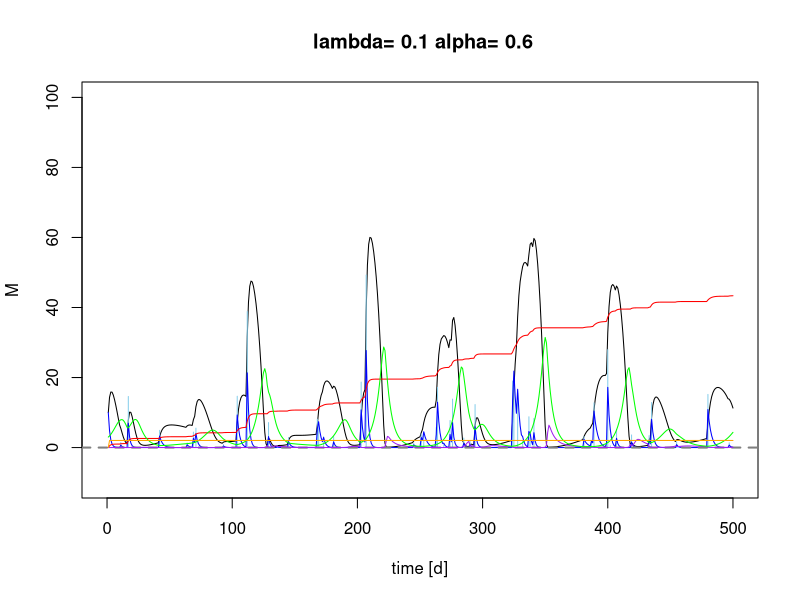
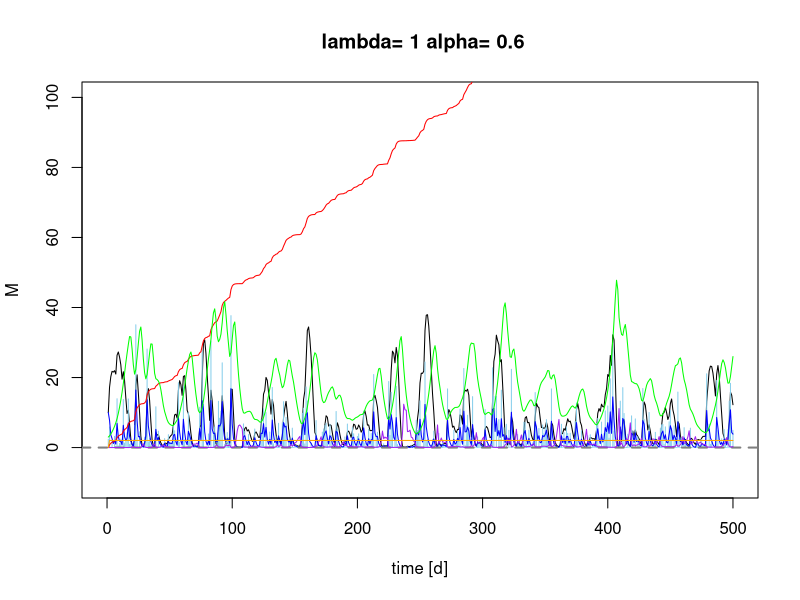
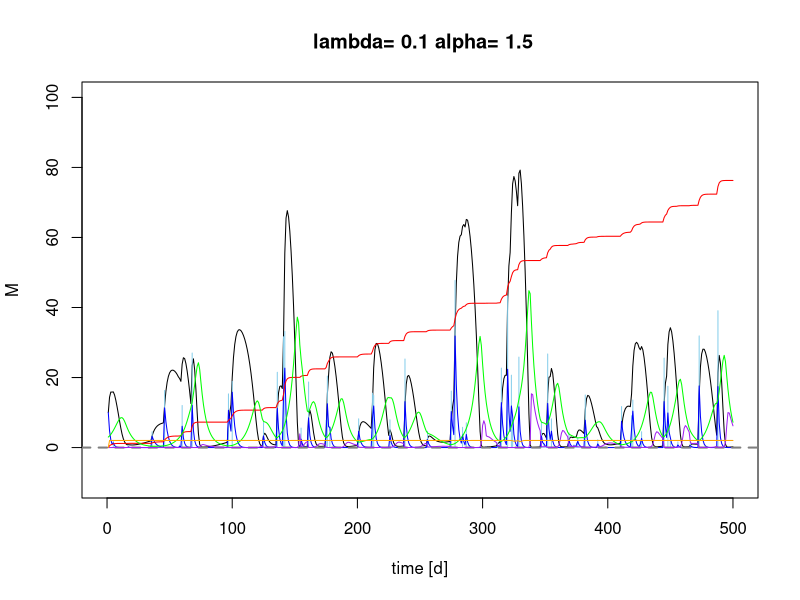
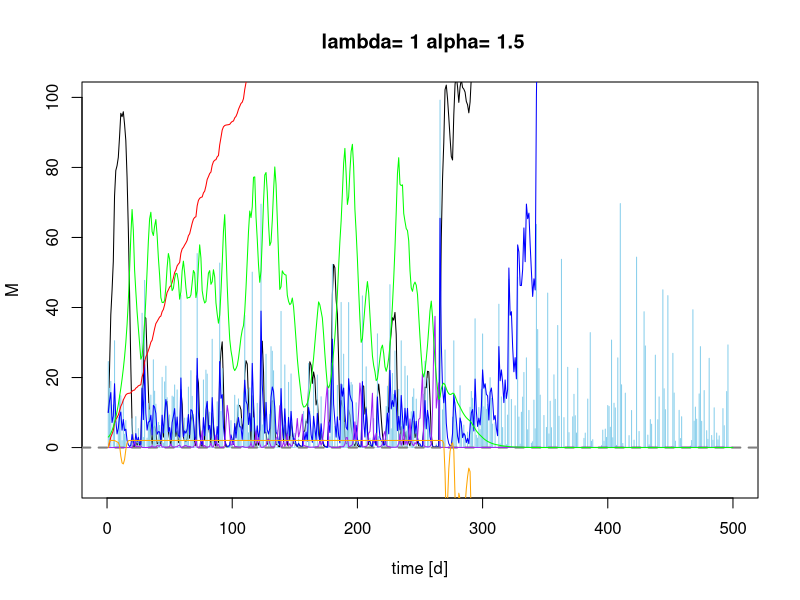
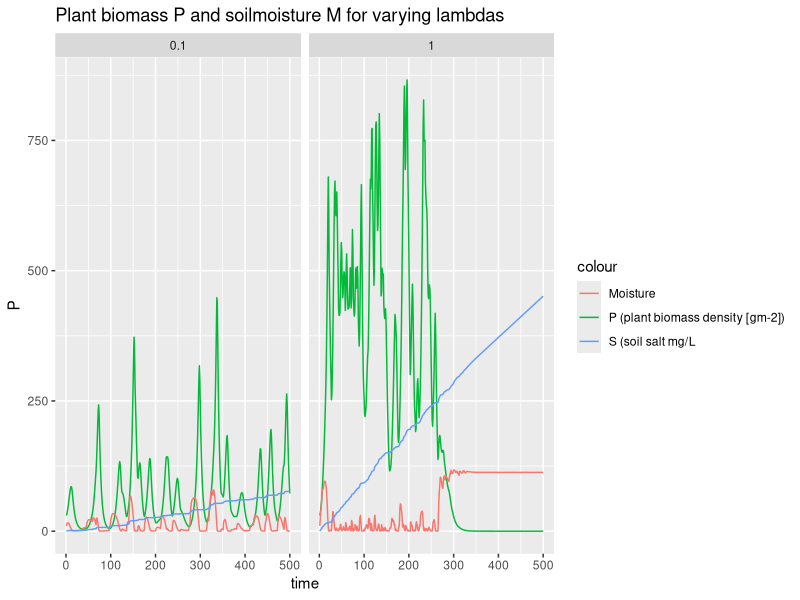
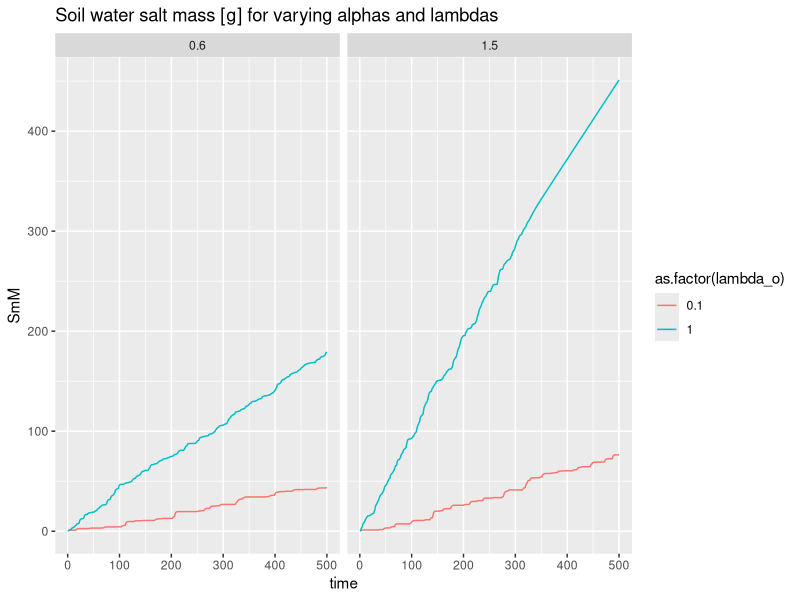
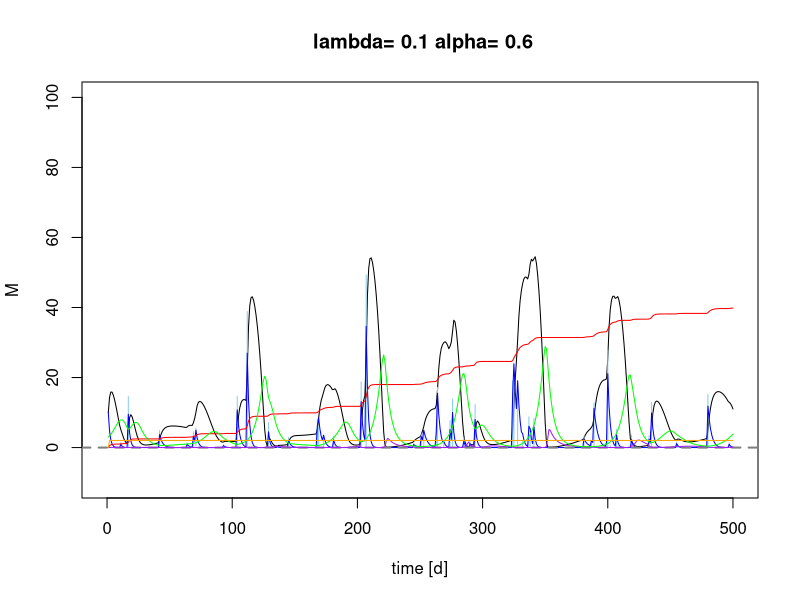
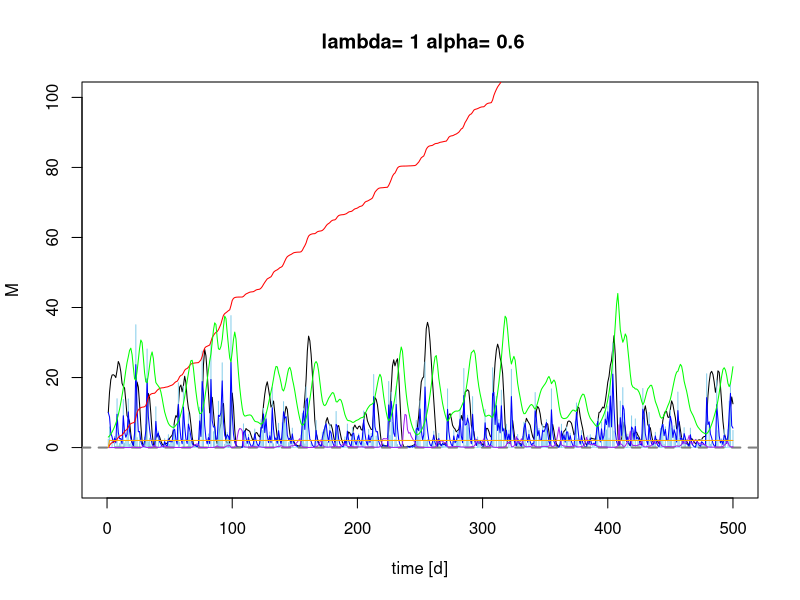

Reproduce these figures in R, in order.
## ---- chunk 1

 # Sandy Clay Loam
    n<-0.367 # porosity
    # more soil variables for evaporation & losses
    # Hydraulic conductivity
    K_s<-52.08*10 # mm/day
    # campbell's b
    b<-6.4069 # neurotheta sandy clay loam
    # van Genuchten parameters
#     avg <- 0.0521
#     nvg <- 1.237
    s_fc<-0.2677/n # Field capacity
    # This is the bubbling pressure
    psi_s_bar<--1.2E-3 #
 
   h1bar =  -psi_s_bar 
   hb = psi_s_bar*-10^5 # mm
 

  Z =3000 # [mm] actual groundwater depth 

# parameters describing the soil
  soilpar <- list(b = b, n = n, s_fc = s_fc, K_s = K_s, 
                psi_s_bar = psi_s_bar, h1bar = h1bar, hb = hb)
    #................................................
    # Vegetation 1 (Grass)
    # paspalum secateum F-I and R-I, 2004

    Zr = 400 # soil depth (mm)   Check Also Table 2...Fernandez-Illescas and Rodriguez-Iturbe...2001


 # parameters describing the root zone   
  vegpar <- list(Zr = Zr)


# parameters describing plant dynamics and salt features

  alpha_i=1 #maximum infiltration rate per day (K_s and therefore soil type dependency in balances function code)

  k=12 # Saco et al, 2013
  W0=0.2 # Saco et al, 2013
  gmax=0.05 # Saco et al, 2013
  k1=5 # Saco et al, 2013
  c=10  # Saco et al, 2013
  f= 1  # f is the soil salt leaching efficiency (whether some salt is retained)
  ConcConst = 0.1 # ConcConst is the concentration of the salt in the infiltrating water in g/l
  CM.gw = 0.1 # salt concentration in groundwater
  d=0.24 # fraction of plant mortality
  
  par <- list(alpha_i=alpha_i,k=k, W0=W0, gmax=gmax, k1=k1, c=c, f=f, ConcConst=ConcConst, CM.gw= CM.gw, d=d)
## ---- chunk 2
Infil <- function(h,P, par){
  
  I=par$alpha_i*h*(P+par$k*par$W0)/(P+par$k)
  
  return (I)
}
## ---- chunk 3

WU <- function(M,P,par){ 
# using Svir in here means scaling Svir back to M, easier to do at Svir in balances  
#  WU=par$gmax*((M*(1+Svir))/(((M*(1+Svir))+par$k1)))*P 
  WU=par$gmax*(M/((M+par$k1)))*P 
  
  return(WU)
}
## ---- chunk 4
#******************************************
# based on Salvucci, 1993
L_n <- function(M,Z,soilpar,vegpar) {
   Zr <- vegpar$Zr
   hb <- - soilpar$psi_s_bar*10^5 # (mm?)
   #soilpar$s_fc <- (Z/hb)^(-1/soilpar$b)
   
   s=M/(soilpar$n*vegpar$Zr)
  
   psi = hb*s^-soilpar$b
 
   m=2 + 3/soilpar$b#5.64  # in Salvucci's paper it is called n, but I called it m here to not confuse it with porosity


q <-((Z/hb)^(-m)-(psi/hb)^(-m))/(1+(psi/hb)^(-m)+(m-1)*(Z/hb)^(-m))#/(soilpar$n*Zr) # 

# Mass flux

flux <- soilpar$K_s*q

return(flux)
}



## ---- chunk 5
Precip <- function(time,alpha,lambda,delta) {
  # generate a vector of times between rainfall events > delta
  f_P<-floor(rexp(time,lambda*exp(-delta/alpha))) # vector of times between rainfall occurrences (equation 4 & 8)
  # generate a binary vector from this (impulse function)
  binary.vec <- unlist(lapply(1:time,function(i) c(rep(0,f_P[i]),1)))
  R <- rexp(length(binary.vec),1/alpha)*binary.vec 
  return(R[1:time])
}
## ---- chunk 6

Gr <- function(M,P,par) { 
  
  Gr = par$c*WU(M,P,par)
  
  return(Gr)
}
## ---- chunk 7
Mo <- function(P,M,Svir,par) {
  # needs to be M/Svir because both are "large" numbers
  # you want a number ~1 for multiplication, or <0.1 for addition
  Mo = P*(par$d*(M/Svir))
  
  return(Mo)

}
## ---- chunk 8
balances <- function(Rain, par, plotit=T,
                      soilpar,
                      vegpar){
   

  
# Storage vectors for the daily steps are initialized.

   M <- rep(0,length(Rain)) # soil moisture [mm]
   h <- rep(0,length(Rain)) # infiltration depth [mm]
   P <- rep(0,length(Rain)) #biomass density []
   CM<- rep(0,length(Rain)) # Salt concentration in soil water in g/L or g/mm
   SmI<- rep(0,length(Rain)) # Salt mass in infiltrating water [g]
   SmM <- rep(0,length(Rain)) # Salt mass in soil water [g]
   In <- rep(0,length(Rain)) # infiltration [mm]

   Svir <- rep(0,length(Rain)) # virtual saturation
   flux<- rep(0,length(Rain)) # drainage and capillary rise flux, according to sign



# Initial values to start the simulation.

   
   M[1] <- 10
   h[1] <- 10 
   P[1] <- 30
   CM[1]<- 0
   Svir[1] <- M[1]



# We decided to split the numerical calculations for the daily into 12 substeps.

   deltat <- 12 # split in 12 increments

  
# Storage vectors for the substeps are initialized.

   M_sub <- rep(0,deltat)
   h_sub <- rep(0,deltat)
   I_sub <- rep(0,deltat)
   WU_sub <-rep(0,deltat) # Water uptake in mm
   P_sub <- rep(0,deltat) 
   Gr_sub <- rep(0,deltat) # Growth of biomass
   Mo_sub<- rep(0,deltat) # Mortality of biomass
   SmI_sub <- rep(0,deltat) 
   SmM_sub<- rep(0,deltat) 
   CM_sub<- rep(0,deltat) 
  Svir_sub <- rep(0,deltat) # virtual saturation

   flux_sub<-rep(0,deltat) # calculates leakage loss without evaporation loss

   U_salt <-rep(0,deltat) # Salt mass rising
   L_salt <-rep(0,deltat) # salt mass drained


  
   timeincr= 1/deltat
   
  for (t in 2:length(Rain)){
    
    for (tt in 1:(deltat-1)) {
      
      h.old <- ifelse(tt==1,h[t-1],h_sub[tt])
      P.old <- ifelse(tt==1,P[t-1],P_sub[tt])
      M.old <- ifelse(tt==1,M[t-1],M_sub[tt])
      SmI.old <-ifelse(tt==1,SmI[t-1],SmI_sub[tt])
      CM.old <-ifelse(tt==1,CM[t-1],CM_sub[tt])
      Svir.old <-ifelse(tt==1,Svir[t-1],Svir_sub[tt])


  # Balance for water depth on soil
  h_sub[tt+1] <- h.old + ifelse(tt==1,(10*Rain[t]),0) 
      #- Infil(h.old, P.old,par)*timeincr

  # Infiltration
  par$alpha_i <- ifelse(h_sub[tt+1]<soilpar$K_s*timeincr, 1,
                      (1-(h_sub[tt+1]-soilpar$K_s*timeincr)/h_sub[tt+1]))
  # Calculate infiltration and recalculate h_sub   
  I_sub[tt] <- Infil(h.old, P.old,par)*timeincr
  h_sub[tt+1] <- h_sub[tt+1] - I_sub[tt] 

# Now do all plant uptake and growth
# water uptake by plants: include infiltration in available water

      WU_sub[tt] <- WU(M=Svir.old,P.old,par)*timeincr 
      
      # growth rate
      Gr_sub[tt] <- Gr(M=Svir.old, P.old,par)*timeincr 
      # Mortality
      Mo_sub[tt]<- Mo(P.old,M=M.old, Svir=Svir.old, par)*timeincr
      # calculate plant biomass balance
      P_sub[tt + 1] <- P.old + Gr_sub[tt]- Mo_sub[tt] 

 # 1. Update soil moisture with infiltration
      M_sub[tt + 1] <- M.old + I_sub[tt] - WU_sub[tt]      
      
 # 2. calculate leaching and capillary rise amount
  flux_sub[tt+1]<-do.call(L_n,list(M=M_sub[tt+1],Z=Z,soilpar=soilpar,vegpar=vegpar))

# 3. final adjust soil moisture for leaching or capillary rise
 
   M_sub[tt + 1] <-  M_sub[tt + 1] + flux_sub[tt+1]*timeincr


# calculate saltbalance

# Salt leaching
    L_salt[tt+1] <- ifelse(flux_sub[tt+1]<0,
                           par$f*CM_sub[tt+1]*flux_sub[tt+1]*timeincr,0)
    # leaching of salt

# salt upflow
    U_salt[tt+1] <- ifelse(flux_sub[tt+1]>0, 
                           par$CM.gw*flux_sub[tt+1]*timeincr,0) 
    # rise of salt

# salt mass coming in with infiltration
      SmI_sub[tt+1]<- SmI.old + I_sub[tt]*par$ConcConst 

#salt mass in soil
     SmM_sub[tt+1] <- SmI_sub[tt+1] + U_salt[tt+1] - L_salt[tt+1]
# Calculate salt concentration in the soil
   CM_sub[tt+1]<- (SmM_sub[tt+1]/M_sub[tt+1])*(1/58.44) # 
    
# Virtual saturation (Shah et al., 2012), here in [mm] to be in the same unit as M
    Svir_sub[tt + 1]<-soilpar$n*vegpar$Zr*((soilpar$h1bar*10^-1)^(1/soilpar$b))*
                     ((soilpar$h1bar*10^-1)*(M_sub[tt + 1]/
                       (soilpar$n*vegpar$Zr))^(-soilpar$b)
                       +(3.6*CM_sub[tt + 1]))^(-1/soilpar$b)

    } 
  
# Aggregating the substep results to daily values.

    P[t] = P_sub[deltat]
    M[t] = M_sub[deltat]
    h[t] = h_sub[deltat]
    CM[t] = CM_sub[deltat]
    SmM[t] = SmM_sub[deltat] 
    SmI[t]=SmI_sub[deltat]
    In[t]= sum(I_sub)
    flux[t] = sum(flux_sub)
    Svir[t] = Svir_sub[deltat]

}


# Plotting
 
if (plotit==T) {  
  plot(M, type="l",ylim=c(-10,100),xlim=c(0,time),xlab=("time [d]"), main=paste(" lambda=", lambda[j],"alpha=", alpha[i]))
  points(Rain*10, type="h", col="skyblue")
   
    lines(h,type="l", col="blue")
    abline(h=0, col="Gray50",lwd=2,lty=2)

    lines(SmM,type="l", col="red")
    lines(CM,type="l", col="purple")
    lines(P/10,type="l", col="green")
    lines(flux,type="l", col="orange")
  
 
#  legend("topright", title="Variables",cex=1, pt.cex=0.2, c("Moisture [mm]","Rainfall [mm]*10","overland flow depth[mm] ","salt mass in soil water [g]", "salt concentration in soil water [g/l]", "Plant biomass density [g/m^2]/10"),
#          col=c("black","skyblue","blue","red","purple","green"),lty=1)
#  
}

Out <- data.frame(P=P,M=M,h=h, CM=CM, SmM=SmM, In=In, flux=flux, Svir=Svir)
return(Out)
}
## ---- chunk 9
alpha <- c(0.6,1.5) 
lambda <- c(0.1,1)

Store <- list()
sub_store <- list()
time <- 500
delta <- 0
set.seed(1000)
## ---- chunk 10
#source("Rainfall.R")


for (i in 1:length(alpha)) {
  
for (j in 1:length(lambda)) {
    # generate the rainfall
    Rain <- Precip(time,alpha[i],lambda[j],delta)
    Rainlist <- data.frame(Precip(time,alpha[i],lambda[j],delta)) 
    
    sub_store[[j]] <-data.frame(alpha_o=rep(alpha[i],time),
                                lambda_o=rep(lambda[j],time),
                                balances(Rain,plotit=T, par=par,
                                soilpar, vegpar))
  }
  Store[[i]] <- sub_store
}
## ---- chunk 11
require(ggplot2)
lambda_sum <- do.call(rbind,Store[][[2]])
lambda_sum$time <- rep(1:time,length(lambda))

pl <- ggplot(lambda_sum,aes(x=time,y=P, colour="P (plant biomass density [gm-2])")) + geom_line()
pl  <- pl + geom_line(aes(x=time,y=M, colour="Moisture"))  
pl <- pl +  facet_wrap(~lambda_o)   
pl  + ggtitle("Plant biomass P and soilmoisture M for varying lambdas") +  geom_line(aes(x=time, y=SmM, colour= "S (soil salt mg/L")) + theme(plot.title = element_text(lineheight=.4))
## ---- chunk 12
lambda_sum_all <- do.call(rbind,do.call(rbind,Store))
lambda_sum_all$time <- rep(rep(1:time,length(lambda)),length(alpha))


pa <- ggplot(lambda_sum_all,aes(x=time,y=SmM,col=as.factor(lambda_o))) + geom_line(linetype=1) 
# pa <- pa + + scale_color_gradient(low="blue", high="red")
pa <- pa  + facet_wrap(~alpha_o) + ggtitle("Soil water salt mass [g] for varying alphas and lambdas") + theme(plot.title = element_text(lineheight=.4))
pa  
## ---- chunk 13
baseP<- lambda_sum$P
baseM <-lambda_sum$M
baseSmM<-lambda_sum$SmM
baseCM<-lambda_sum$CM
## ---- chunk 14

 # Sandy Clay Loam
    n<-0.367 # porosity
    # more soil variables for evaporation & losses
    # Hydraulic conductivity
    K_s<-52.08*10 # mm/day
    # campbell's b
    b<-6.4069 # neurotheta sandy clay loam
    # van Genuchten parameters
#     avg <- 0.0521
#     nvg <- 1.237
    s_fc<-0.2677/n # Field capacity
    # This is the bubbling pressure
    psi_s_bar<--1.2E-3 #
 
   h1bar =  -psi_s_bar 
   hb = psi_s_bar*-10^5 # mm
 

  Z =3000 # [mm] actual groundwater depth 

# parameters describing the soil
  soilpar <- list(b = b, n = n, s_fc = s_fc, K_s = K_s, 
                psi_s_bar = psi_s_bar, h1bar = h1bar, hb = hb)
    #................................................
    # Vegetation 1 (Grass)
    # paspalum secateum F-I and R-I, 2004

    Zr = 400 # soil depth (mm)   Check Also Table 2...Fernandez-Illescas and Rodriguez-Iturbe...2001


 # parameters describing the root zone   
  vegpar <- list(Zr = Zr)


# parameters describing plant dynamics and salt features

  alpha_i=1 #maximum infiltration rate per day (K_s and therefore soil type dependency in balances function code)

  k=12 # Saco et al, 2013
  W0=0.2 # Saco et al, 2013
  gmax=0.05 # Saco et al, 2013
  k1=5 # Saco et al, 2013
  c=10  # Saco et al, 2013
  f= 1  # f is the soil salt leaching efficiency (whether some salt is retained)
  ConcConst = 0.1 # ConcConst is the concentration of the salt in the infiltrating water in g/l
  CM.gw = 0.1 # salt concentration in groundwater
  d=0.24 # fraction of plant mortality
  
  par <- list(alpha_i=alpha_i,k=k, W0=W0, gmax=gmax, k1=k1, c=c, f=f, ConcConst=ConcConst, CM.gw= CM.gw, d=d)
## ---- chunk 15
Infil <- function(h,P, par){
  
  I=par$alpha_i*h*(P+par$k*par$W0)/(P+par$k)
  
  return (I)
}
## ---- chunk 16

WU <- function(M,P,par){ 
# using Svir in here means scaling Svir back to M, easier to do at Svir in balances  
#  WU=par$gmax*((M*(1+Svir))/(((M*(1+Svir))+par$k1)))*P 
  WU=par$gmax*(M/((M+par$k1)))*P 
  
  return(WU)
}
## ---- chunk 17
#******************************************
# based on Salvucci, 1993
L_n <- function(M,Z,soilpar,vegpar) {
   Zr <- vegpar$Zr
   hb <- - soilpar$psi_s_bar*10^5 # (mm?)
   #soilpar$s_fc <- (Z/hb)^(-1/soilpar$b)
   
   s=M/(soilpar$n*vegpar$Zr)
  
   psi = hb*s^-soilpar$b
 
   m=2 + 3/soilpar$b#5.64  # in Salvucci's paper it is called n, but I called it m here to not confuse it with porosity


q <-((Z/hb)^(-m)-(psi/hb)^(-m))/(1+(psi/hb)^(-m)+(m-1)*(Z/hb)^(-m))#/(soilpar$n*Zr) # 

# Mass flux

flux <- soilpar$K_s*q

return(flux)
}



## ---- chunk 18
Precip <- function(time,alpha,lambda,delta) {
  # generate a vector of times between rainfall events > delta
  f_P<-floor(rexp(time,lambda*exp(-delta/alpha))) # vector of times between rainfall occurrences (equation 4 & 8)
  # generate a binary vector from this (impulse function)
  binary.vec <- unlist(lapply(1:time,function(i) c(rep(0,f_P[i]),1)))
  R <- rexp(length(binary.vec),1/alpha)*binary.vec 
  return(R[1:time])
}
## ---- chunk 19

Gr <- function(M,P,par) { 
  
  Gr = par$c*WU(M,P,par)
  
  return(Gr)
}
## ---- chunk 20
Mo <- function(P,M,Svir,par) {
  # needs to be M/Svir because both are "large" numbers
  # you want a number ~1 for multiplication, or <0.1 for addition
  Mo = P*(par$d*(M/Svir))
  
  return(Mo)

}
## ---- chunk 21
balances <- function(Rain, par, plotit=T,
                      soilpar,
                      vegpar){
   

  
# Storage vectors for the daily steps are initialized.

   M <- rep(0,length(Rain)) # soil moisture [mm]
   h <- rep(0,length(Rain)) # infiltration depth [mm]
   P <- rep(0,length(Rain)) #biomass density []
   CM<- rep(0,length(Rain)) # Salt concentration in soil water in g/L or g/mm
   SmI<- rep(0,length(Rain)) # Salt mass in infiltrating water [g]
   SmM <- rep(0,length(Rain)) # Salt mass in soil water [g]
   In <- rep(0,length(Rain)) # infiltration [mm]

   Svir <- rep(0,length(Rain)) # virtual saturation
   flux<- rep(0,length(Rain)) # drainage and capillary rise flux, according to sign



# Initial values to start the simulation.

   
   M[1] <- 10
   h[1] <- 10 
   P[1] <- 30
   CM[1]<- 0
   Svir[1] <- M[1]



# We decided to split the numerical calculations for the daily into 12 substeps.

   deltat <- 12 # split in 12 increments

  
# Storage vectors for the substeps are initialized.

   M_sub <- rep(0,deltat)
   h_sub <- rep(0,deltat)
   I_sub <- rep(0,deltat)
   WU_sub <-rep(0,deltat) # Water uptake in mm
   P_sub <- rep(0,deltat) 
   Gr_sub <- rep(0,deltat) # Growth of biomass
   Mo_sub<- rep(0,deltat) # Mortality of biomass
   SmI_sub <- rep(0,deltat) 
   SmM_sub<- rep(0,deltat) 
   CM_sub<- rep(0,deltat) 
  Svir_sub <- rep(0,deltat) # virtual saturation

   flux_sub<-rep(0,deltat) # calculates leakage loss without evaporation loss

   U_salt <-rep(0,deltat) # Salt mass rising
   L_salt <-rep(0,deltat) # salt mass drained


  
   timeincr= 1/deltat
   
  for (t in 2:length(Rain)){
    
    for (tt in 1:(deltat-1)) {
      
      h.old <- ifelse(tt==1,h[t-1],h_sub[tt])
      P.old <- ifelse(tt==1,P[t-1],P_sub[tt])
      M.old <- ifelse(tt==1,M[t-1],M_sub[tt])
      SmI.old <-ifelse(tt==1,SmI[t-1],SmI_sub[tt])
      CM.old <-ifelse(tt==1,CM[t-1],CM_sub[tt])
      Svir.old <-ifelse(tt==1,Svir[t-1],Svir_sub[tt])


  # Balance for water depth on soil
#   h_sub[tt+1] <- h.old + ifelse(tt==1,(10*Rain[t]),0) 
      #- Infil(h.old, P.old,par)*timeincr
  
    h_sub[tt+1] <- h.old + (10*Rain[t]*timeincr)


# + 10*Ran[t]*timeincr as a first test
# ifelse(tt==6,....) and ifelse(tt==12,...)
# the last one could be a rainstorm distribution


  # Infiltration
  par$alpha_i <- ifelse(h_sub[tt+1]<soilpar$K_s*timeincr, 1,
                      (1-(h_sub[tt+1]-soilpar$K_s*timeincr)/h_sub[tt+1]))
  # Calculate infiltration and recalculate h_sub   
  I_sub[tt] <- Infil(h.old, P.old,par)*timeincr
  h_sub[tt+1] <- h_sub[tt+1] - I_sub[tt] 

# Now do all plant uptake and growth
# water uptake by plants: include infiltration in available water

      WU_sub[tt] <- WU(M=Svir.old,P.old,par)*timeincr 
      
      # growth rate
      Gr_sub[tt] <- Gr(M=Svir.old, P.old,par)*timeincr 
      # Mortality
      Mo_sub[tt]<- Mo(P.old,M=M.old, Svir=Svir.old, par)*timeincr
      # calculate plant biomass balance
      P_sub[tt + 1] <- P.old + Gr_sub[tt]- Mo_sub[tt] 

 # 1. Update soil moisture with infiltration
      M_sub[tt + 1] <- M.old + I_sub[tt] - WU_sub[tt]      
      
 # 2. calculate leaching and capillary rise amount
  flux_sub[tt+1]<-do.call(L_n,list(M=M_sub[tt+1],Z=Z,soilpar=soilpar,vegpar=vegpar))

# 3. final adjust soil moisture for leaching or capillary rise
 
   M_sub[tt + 1] <-  M_sub[tt + 1] + flux_sub[tt+1]*timeincr


# calculate saltbalance

# Salt leaching
    L_salt[tt+1] <- ifelse(flux_sub[tt+1]<0,
                           par$f*CM_sub[tt+1]*flux_sub[tt+1]*timeincr,0)
    # leaching of salt

# salt upflow
    U_salt[tt+1] <- ifelse(flux_sub[tt+1]>0, 
                           par$CM.gw*flux_sub[tt+1]*timeincr,0) 
    # rise of salt

# salt mass coming in with infiltration
      SmI_sub[tt+1]<- SmI.old + I_sub[tt]*par$ConcConst 

#salt mass in soil
     SmM_sub[tt+1] <- SmI_sub[tt+1] + U_salt[tt+1] - L_salt[tt+1]
# Calculate salt concentration in the soil
   CM_sub[tt+1]<- (SmM_sub[tt+1]/M_sub[tt+1])*(1/58.44) # 
    
# Virtual saturation (Shah et al., 2012), here in [mm] to be in the same unit as M
    Svir_sub[tt + 1]<-soilpar$n*vegpar$Zr*((soilpar$h1bar*10^-1)^(1/soilpar$b))*
                     ((soilpar$h1bar*10^-1)*(M_sub[tt + 1]/
                       (soilpar$n*vegpar$Zr))^(-soilpar$b)
                       +(3.6*CM_sub[tt + 1]))^(-1/soilpar$b)

    } 
  
# Aggregating the substep results to daily values.

    P[t] = P_sub[deltat]
    M[t] = M_sub[deltat]
    h[t] = h_sub[deltat]
    CM[t] = CM_sub[deltat]
    SmM[t] = SmM_sub[deltat] 
    SmI[t]=SmI_sub[deltat]
    In[t]= sum(I_sub)
    flux[t] = sum(flux_sub)
    Svir[t] = Svir_sub[deltat]

}


# Plotting
 
if (plotit==T) {  
  plot(M, type="l",ylim=c(-10,100),xlim=c(0,time),xlab=("time [d]"), main=paste(" lambda=", lambda[j],"alpha=", alpha[i]))
  points(Rain*10, type="h", col="skyblue")
   
    lines(h,type="l", col="blue")
    abline(h=0, col="Gray50",lwd=2,lty=2)

    lines(SmM,type="l", col="red")
    lines(CM,type="l", col="purple")
    lines(P/10,type="l", col="green")
    lines(flux,type="l", col="orange")
  
 
#  legend("topright", title="Variables",cex=1, pt.cex=0.2, c("Moisture [mm]","Rainfall [mm]*10","overland flow depth[mm] ","salt mass in soil water [g]", "salt concentration in soil water [g/l]", "Plant biomass density [g/m^2]/10"),
#          col=c("black","skyblue","blue","red","purple","green"),lty=1)
#  
}

Out <- data.frame(P=P,M=M,h=h, CM=CM, SmM=SmM, In=In, flux=flux, Svir=Svir)
return(Out)
}
## ---- chunk 22
alpha <- c(0.6,1.5) 
lambda <- c(0.1,1)

Store <- list()
sub_store <- list()
time <- 500
delta <- 0
set.seed(1000)
## ---- chunk 23
#source("Rainfall.R")


for (i in 1:length(alpha)) {
  
for (j in 1:length(lambda)) {
    # generate the rainfall
    Rain <- Precip(time,alpha[i],lambda[j],delta)
    Rainlist <- data.frame(Precip(time,alpha[i],lambda[j],delta)) 
    
    sub_store[[j]] <-data.frame(alpha_o=rep(alpha[i],time),
                                lambda_o=rep(lambda[j],time),
                                balances(Rain,plotit=T, par=par,
                                soilpar, vegpar))
  }
  Store[[i]] <- sub_store
}
## ---- chunk 24
require(ggplot2)
lambda_sum <- do.call(rbind,Store[][[2]])
lambda_sum$time <- rep(1:time,length(lambda))

pl <- ggplot(lambda_sum,aes(x=time,y=P, colour="P (plant biomass density [gm-2])")) + geom_line()
pl  <- pl + geom_line(aes(x=time,y=M, colour="Moisture"))  
pl <- pl +  facet_wrap(~lambda_o)   
pl  + ggtitle("Plant biomass P and soilmoisture M for varying lambdas") +  geom_line(aes(x=time, y=SmM, colour= "S (soil salt mg/L")) + theme(plot.title = element_text(lineheight=.4))
## ---- chunk 25
lambda_sum_all <- do.call(rbind,do.call(rbind,Store))
lambda_sum_all$time <- rep(rep(1:time,length(lambda)),length(alpha))


pa <- ggplot(lambda_sum_all,aes(x=time,y=SmM,col=as.factor(lambda_o))) + geom_line(linetype=1) 
# pa <- pa + + scale_color_gradient(low="blue", high="red")
pa <- pa  + facet_wrap(~alpha_o) + ggtitle("Soil water salt mass [g] for varying alphas and lambdas") + theme(plot.title = element_text(lineheight=.4))
pa  
## ---- chunk 26

h1P<-lambda_sum$P
h1M <-lambda_sum$M
h1SmM<-lambda_sum$SmM
h1CM<-lambda_sum$CM
## ---- chunk 27
balances <- function(Rain, par, plotit=T,
                      soilpar,
                      vegpar){
   

  
# Storage vectors for the daily steps are initialized.

   M <- rep(0,length(Rain)) # soil moisture [mm]
   h <- rep(0,length(Rain)) # infiltration depth [mm]
   P <- rep(0,length(Rain)) #biomass density []
   CM<- rep(0,length(Rain)) # Salt concentration in soil water in g/L or g/mm
   SmI<- rep(0,length(Rain)) # Salt mass in infiltrating water [g]
   SmM <- rep(0,length(Rain)) # Salt mass in soil water [g]
   In <- rep(0,length(Rain)) # infiltration [mm]

   Svir <- rep(0,length(Rain)) # virtual saturation
   flux<- rep(0,length(Rain)) # drainage and capillary rise flux, according to sign



# Initial values to start the simulation.

   
   M[1] <- 10
   h[1] <- 10 
   P[1] <- 30
   CM[1]<- 0
   Svir[1] <- M[1]



# We decided to split the numerical calculations for the daily into 12 substeps.

   deltat <- 12 # split in 12 increments

  
# Storage vectors for the substeps are initialized.

   M_sub <- rep(0,deltat)
   h_sub <- rep(0,deltat)
   I_sub <- rep(0,deltat)
   WU_sub <-rep(0,deltat) # Water uptake in mm
   P_sub <- rep(0,deltat) 
   Gr_sub <- rep(0,deltat) # Growth of biomass
   Mo_sub<- rep(0,deltat) # Mortality of biomass
   SmI_sub <- rep(0,deltat) 
   SmM_sub<- rep(0,deltat) 
   CM_sub<- rep(0,deltat) 
  Svir_sub <- rep(0,deltat) # virtual saturation

   flux_sub<-rep(0,deltat) # calculates leakage loss without evaporation loss

   U_salt <-rep(0,deltat) # Salt mass rising
   L_salt <-rep(0,deltat) # salt mass drained


  
   timeincr= 1/deltat
   
  for (t in 2:length(Rain)){
    
    for (tt in 1:(deltat-1)) {
      
      h.old <- ifelse(tt==1,h[t-1],h_sub[tt])
      P.old <- ifelse(tt==1,P[t-1],P_sub[tt])
      M.old <- ifelse(tt==1,M[t-1],M_sub[tt])
      SmI.old <-ifelse(tt==1,SmI[t-1],SmI_sub[tt])
      CM.old <-ifelse(tt==1,CM[t-1],CM_sub[tt])
      Svir.old <-ifelse(tt==1,Svir[t-1],Svir_sub[tt])


  # Balance for water depth on soil
#   h_sub[tt+1] <- h.old + ifelse(tt==1,(10*Rain[t]),0) 
      #- Infil(h.old, P.old,par)*timeincr
  
    h_sub[tt+1] <- h.old + ifelse(tt==6,(10*Rain[t]),0)


# + 10*Ran[t]*timeincr as a first test
# ifelse(tt==6,....) and ifelse(tt==12,...)
# the last one could be a rainstorm distribution


  # Infiltration
  par$alpha_i <- ifelse(h_sub[tt+1]<soilpar$K_s*timeincr, 1,
                      (1-(h_sub[tt+1]-soilpar$K_s*timeincr)/h_sub[tt+1]))
  # Calculate infiltration and recalculate h_sub   
  I_sub[tt] <- Infil(h.old, P.old,par)*timeincr
  h_sub[tt+1] <- h_sub[tt+1] - I_sub[tt] 

# Now do all plant uptake and growth
# water uptake by plants: include infiltration in available water

      WU_sub[tt] <- WU(M=Svir.old,P.old,par)*timeincr 
      
      # growth rate
      Gr_sub[tt] <- Gr(M=Svir.old, P.old,par)*timeincr 
      # Mortality
      Mo_sub[tt]<- Mo(P.old,M=M.old, Svir=Svir.old, par)*timeincr
      # calculate plant biomass balance
      P_sub[tt + 1] <- P.old + Gr_sub[tt]- Mo_sub[tt] 

 # 1. Update soil moisture with infiltration
      M_sub[tt + 1] <- M.old + I_sub[tt] - WU_sub[tt]      
      
 # 2. calculate leaching and capillary rise amount
  flux_sub[tt+1]<-do.call(L_n,list(M=M_sub[tt+1],Z=Z,soilpar=soilpar,vegpar=vegpar))

# 3. final adjust soil moisture for leaching or capillary rise
 
   M_sub[tt + 1] <-  M_sub[tt + 1] + flux_sub[tt+1]*timeincr


# calculate saltbalance

# Salt leaching
    L_salt[tt+1] <- ifelse(flux_sub[tt+1]<0,
                           par$f*CM_sub[tt+1]*flux_sub[tt+1]*timeincr,0)
    # leaching of salt

# salt upflow
    U_salt[tt+1] <- ifelse(flux_sub[tt+1]>0, 
                           par$CM.gw*flux_sub[tt+1]*timeincr,0) 
    # rise of salt

# salt mass coming in with infiltration
      SmI_sub[tt+1]<- SmI.old + I_sub[tt]*par$ConcConst 

#salt mass in soil
     SmM_sub[tt+1] <- SmI_sub[tt+1] + U_salt[tt+1] - L_salt[tt+1]
# Calculate salt concentration in the soil
   CM_sub[tt+1]<- (SmM_sub[tt+1]/M_sub[tt+1])*(1/58.44) # 
    
# Virtual saturation (Shah et al., 2012), here in [mm] to be in the same unit as M
    Svir_sub[tt + 1]<-soilpar$n*vegpar$Zr*((soilpar$h1bar*10^-1)^(1/soilpar$b))*
                     ((soilpar$h1bar*10^-1)*(M_sub[tt + 1]/
                       (soilpar$n*vegpar$Zr))^(-soilpar$b)
                       +(3.6*CM_sub[tt + 1]))^(-1/soilpar$b)

    } 
  
# Aggregating the substep results to daily values.

    P[t] = P_sub[deltat]
    M[t] = M_sub[deltat]
    h[t] = h_sub[deltat]
    CM[t] = CM_sub[deltat]
    SmM[t] = SmM_sub[deltat] 
    SmI[t]=SmI_sub[deltat]
    In[t]= sum(I_sub)
    flux[t] = sum(flux_sub)
    Svir[t] = Svir_sub[deltat]

}


# Plotting
 
if (plotit==T) {  
  plot(M, type="l",ylim=c(-10,100),xlim=c(0,time),xlab=("time [d]"), main=paste(" lambda=", lambda[j],"alpha=", alpha[i]))
  points(Rain*10, type="h", col="skyblue")
   
    lines(h,type="l", col="blue")
    abline(h=0, col="Gray50",lwd=2,lty=2)

    lines(SmM,type="l", col="red")
    lines(CM,type="l", col="purple")
    lines(P/10,type="l", col="green")
    lines(flux,type="l", col="orange")
  
 
#  legend("topright", title="Variables",cex=1, pt.cex=0.2, c("Moisture [mm]","Rainfall [mm]*10","overland flow depth[mm] ","salt mass in soil water [g]", "salt concentration in soil water [g/l]", "Plant biomass density [g/m^2]/10"),
#          col=c("black","skyblue","blue","red","purple","green"),lty=1)
#  
}

Out <- data.frame(P=P,M=M,h=h, CM=CM, SmM=SmM, In=In, flux=flux, Svir=Svir)
return(Out)
}
## ---- chunk 28
#source("Rainfall.R")


for (i in 1:length(alpha)) {
  
for (j in 1:length(lambda)) {
    # generate the rainfall
    Rain <- Precip(time,alpha[i],lambda[j],delta)
    Rainlist <- data.frame(Precip(time,alpha[i],lambda[j],delta)) 
    
    sub_store[[j]] <-data.frame(alpha_o=rep(alpha[i],time),
                                lambda_o=rep(lambda[j],time),
                                balances(Rain,plotit=T, par=par,
                                soilpar, vegpar))
  }
  Store[[i]] <- sub_store
}
## ---- chunk 29
require(ggplot2)
lambda_sum <- do.call(rbind,Store[][[2]])
lambda_sum$time <- rep(1:time,length(lambda))

pl <- ggplot(lambda_sum,aes(x=time,y=P, colour="P (plant biomass density [gm-2])")) + geom_line()
pl  <- pl + geom_line(aes(x=time,y=M, colour="Moisture"))  
pl <- pl +  facet_wrap(~lambda_o)   
pl  + ggtitle("Plant biomass P and soilmoisture M for varying lambdas") +  geom_line(aes(x=time, y=SmM, colour= "S (soil salt mg/L")) + theme(plot.title = element_text(lineheight=.4))
## ---- chunk 30
lambda_sum_all <- do.call(rbind,do.call(rbind,Store))
lambda_sum_all$time <- rep(rep(1:time,length(lambda)),length(alpha))


pa <- ggplot(lambda_sum_all,aes(x=time,y=SmM,col=as.factor(lambda_o))) + geom_line(linetype=1) 
# pa <- pa + + scale_color_gradient(low="blue", high="red")
pa <- pa  + facet_wrap(~alpha_o) + ggtitle("Soil water salt mass [g] for varying alphas and lambdas") + theme(plot.title = element_text(lineheight=.4))
pa  
## ---- chunk 31
h2P<- lambda_sum$P
h2M <-lambda_sum$M
h2SmM<-lambda_sum$SmM
h2CM<-lambda_sum$CM
## ---- chunk 32
balances <- function(Rain, par, plotit=T,
                      soilpar,
                      vegpar){
   

  
# Storage vectors for the daily steps are initialized.

   M <- rep(0,length(Rain)) # soil moisture [mm]
   h <- rep(0,length(Rain)) # infiltration depth [mm]
   P <- rep(0,length(Rain)) #biomass density []
   CM<- rep(0,length(Rain)) # Salt concentration in soil water in g/L or g/mm
   SmI<- rep(0,length(Rain)) # Salt mass in infiltrating water [g]
   SmM <- rep(0,length(Rain)) # Salt mass in soil water [g]
   In <- rep(0,length(Rain)) # infiltration [mm]

   Svir <- rep(0,length(Rain)) # virtual saturation
   flux<- rep(0,length(Rain)) # drainage and capillary rise flux, according to sign



# Initial values to start the simulation.

   
   M[1] <- 10
   h[1] <- 10 
   P[1] <- 30
   CM[1]<- 0
   Svir[1] <- M[1]



# We decided to split the numerical calculations for the daily into 12 substeps.

   deltat <- 12 # split in 12 increments

  
# Storage vectors for the substeps are initialized.

   M_sub <- rep(0,deltat)
   h_sub <- rep(0,deltat)
   I_sub <- rep(0,deltat)
   WU_sub <-rep(0,deltat) # Water uptake in mm
   P_sub <- rep(0,deltat) 
   Gr_sub <- rep(0,deltat) # Growth of biomass
   Mo_sub<- rep(0,deltat) # Mortality of biomass
   SmI_sub <- rep(0,deltat) 
   SmM_sub<- rep(0,deltat) 
   CM_sub<- rep(0,deltat) 
  Svir_sub <- rep(0,deltat) # virtual saturation

   flux_sub<-rep(0,deltat) # calculates leakage loss without evaporation loss

   U_salt <-rep(0,deltat) # Salt mass rising
   L_salt <-rep(0,deltat) # salt mass drained


  
   timeincr= 1/deltat
   
  for (t in 2:length(Rain)){
    
    for (tt in 1:(deltat-1)) {
      
      h.old <- ifelse(tt==1,h[t-1],h_sub[tt])
      P.old <- ifelse(tt==1,P[t-1],P_sub[tt])
      M.old <- ifelse(tt==1,M[t-1],M_sub[tt])
      SmI.old <-ifelse(tt==1,SmI[t-1],SmI_sub[tt])
      CM.old <-ifelse(tt==1,CM[t-1],CM_sub[tt])
      Svir.old <-ifelse(tt==1,Svir[t-1],Svir_sub[tt])


  # Balance for water depth on soil
  h_sub[tt+1] <- h.old + ifelse(tt==4,(10*Rain[t]*0.1),0) +ifelse(tt==5,(10*Rain[t]*0.2),0)  +ifelse(tt==6,(10*Rain[t]*0.4),0)
  +ifelse(tt==7,(10*Rain[t]*0.2),0) +ifelse(tt==8,(10*Rain[t]*0.1),0)
  
  
      #- Infil(h.old, P.old,par)*timeincr

  # Infiltration
  par$alpha_i <- ifelse(h_sub[tt+1]<soilpar$K_s*timeincr, 1,
                      (1-(h_sub[tt+1]-soilpar$K_s*timeincr)/h_sub[tt+1]))
  # Calculate infiltration and recalculate h_sub   
  I_sub[tt] <- Infil(h.old, P.old,par)*timeincr
  h_sub[tt+1] <- h_sub[tt+1] - I_sub[tt] 

# Now do all plant uptake and growth
# water uptake by plants: include infiltration in available water

      WU_sub[tt] <- WU(M=Svir.old,P.old,par)*timeincr 
      
      # growth rate
      Gr_sub[tt] <- Gr(M=Svir.old, P.old,par)*timeincr 
      # Mortality
      Mo_sub[tt]<- Mo(P.old,M=M.old, Svir=Svir.old, par)*timeincr
      # calculate plant biomass balance
      P_sub[tt + 1] <- P.old + Gr_sub[tt]- Mo_sub[tt] 

 # 1. Update soil moisture with infiltration
      M_sub[tt + 1] <- M.old + I_sub[tt] - WU_sub[tt]      
      
 # 2. calculate leaching and capillary rise amount
  flux_sub[tt+1]<-do.call(L_n,list(M=M_sub[tt+1],Z=Z,soilpar=soilpar,vegpar=vegpar))

# 3. final adjust soil moisture for leaching or capillary rise
 
   M_sub[tt + 1] <-  M_sub[tt + 1] + flux_sub[tt+1]*timeincr


# calculate saltbalance

# Salt leaching
    L_salt[tt+1] <- ifelse(flux_sub[tt+1]<0,
                           par$f*CM_sub[tt+1]*flux_sub[tt+1]*timeincr,0)
    # leaching of salt

# salt upflow
    U_salt[tt+1] <- ifelse(flux_sub[tt+1]>0, 
                           par$CM.gw*flux_sub[tt+1]*timeincr,0) 
    # rise of salt

# salt mass coming in with infiltration
      SmI_sub[tt+1]<- SmI.old + I_sub[tt]*par$ConcConst 

#salt mass in soil
     SmM_sub[tt+1] <- SmI_sub[tt+1] + U_salt[tt+1] - L_salt[tt+1]
# Calculate salt concentration in the soil
   CM_sub[tt+1]<- (SmM_sub[tt+1]/M_sub[tt+1])*(1/58.44) # 
    
# Virtual saturation (Shah et al., 2012), here in [mm] to be in the same unit as M
    Svir_sub[tt + 1]<-soilpar$n*vegpar$Zr*((soilpar$h1bar*10^-1)^(1/soilpar$b))*
                     ((soilpar$h1bar*10^-1)*(M_sub[tt + 1]/
                       (soilpar$n*vegpar$Zr))^(-soilpar$b)
                       +(3.6*CM_sub[tt + 1]))^(-1/soilpar$b)

    } 
  
# Aggregating the substep results to daily values.

    P[t] = P_sub[deltat]
    M[t] = M_sub[deltat]
    h[t] = h_sub[deltat]
    CM[t] = CM_sub[deltat]
    SmM[t] = SmM_sub[deltat] 
    SmI[t]=SmI_sub[deltat]
    In[t]= sum(I_sub)
    flux[t] = sum(flux_sub)
    Svir[t] = Svir_sub[deltat]

}


# Plotting
 
if (plotit==T) {  
  plot(M, type="l",ylim=c(-10,100),xlim=c(0,time),xlab=("time [d]"), main=paste(" lambda=", lambda[j],"alpha=", alpha[i]))
  points(Rain*10, type="h", col="skyblue")
   
    lines(h,type="l", col="blue")
    abline(h=0, col="Gray50",lwd=2,lty=2)

    lines(SmM,type="l", col="red")
    lines(CM,type="l", col="purple")
    lines(P/10,type="l", col="green")
    lines(flux,type="l", col="orange")
  
 
#  legend("topright", title="Variables",cex=1, pt.cex=0.2, c("Moisture [mm]","Rainfall [mm]*10","overland flow depth[mm] ","salt mass in soil water [g]", "salt concentration in soil water [g/l]", "Plant biomass density [g/m^2]/10"),
#          col=c("black","skyblue","blue","red","purple","green"),lty=1)
#  
}

Out <- data.frame(P=P,M=M,h=h, CM=CM, SmM=SmM, In=In, flux=flux, Svir=Svir)
return(Out)
}
## ---- chunk 33
alpha <- c(0.6,1.5) 
lambda <- c(0.1,1)

Store <- list()
sub_store <- list()
time <- 500
delta <- 0
set.seed(1000)
## ---- chunk 34
#source("Rainfall.R")


for (i in 1:length(alpha)) {
  
for (j in 1:length(lambda)) {
    # generate the rainfall
    Rain <- Precip(time,alpha[i],lambda[j],delta)
    Rainlist <- data.frame(Precip(time,alpha[i],lambda[j],delta)) 
    
    sub_store[[j]] <-data.frame(alpha_o=rep(alpha[i],time),
                                lambda_o=rep(lambda[j],time),
                                balances(Rain,plotit=T, par=par,
                                soilpar, vegpar))
  }
  Store[[i]] <- sub_store
}
## ---- chunk 35
lambda_sum_all <- do.call(rbind,do.call(rbind,Store))
lambda_sum_all$time <- rep(rep(1:time,length(lambda)),length(alpha))



## ---- chunk 36
art1P<- lambda_sum$P
art1M <-lambda_sum$M
art1SmM<-lambda_sum$SmM
art1CM<-lambda_sum$CM
## ---- chunk 37
balances <- function(Rain, par, plotit=T,
                      soilpar,
                      vegpar){
   

  
# Storage vectors for the daily steps are initialized.

   M <- rep(0,length(Rain)) # soil moisture [mm]
   h <- rep(0,length(Rain)) # infiltration depth [mm]
   P <- rep(0,length(Rain)) #biomass density []
   CM<- rep(0,length(Rain)) # Salt concentration in soil water in g/L or g/mm
   SmI<- rep(0,length(Rain)) # Salt mass in infiltrating water [g]
   SmM <- rep(0,length(Rain)) # Salt mass in soil water [g]
   In <- rep(0,length(Rain)) # infiltration [mm]

   Svir <- rep(0,length(Rain)) # virtual saturation
   flux<- rep(0,length(Rain)) # drainage and capillary rise flux, according to sign



# Initial values to start the simulation.

   
   M[1] <- 10
   h[1] <- 10 
   P[1] <- 30
   CM[1]<- 0
   Svir[1] <- M[1]



# We decided to split the numerical calculations for the daily into 12 substeps.

   deltat <- 12 # split in 12 increments

  
# Storage vectors for the substeps are initialized.

   M_sub <- rep(0,deltat)
   h_sub <- rep(0,deltat)
   I_sub <- rep(0,deltat)
   WU_sub <-rep(0,deltat) # Water uptake in mm
   P_sub <- rep(0,deltat) 
   Gr_sub <- rep(0,deltat) # Growth of biomass
   Mo_sub<- rep(0,deltat) # Mortality of biomass
   SmI_sub <- rep(0,deltat) 
   SmM_sub<- rep(0,deltat) 
   CM_sub<- rep(0,deltat) 
  Svir_sub <- rep(0,deltat) # virtual saturation

   flux_sub<-rep(0,deltat) # calculates leakage loss without evaporation loss

   U_salt <-rep(0,deltat) # Salt mass rising
   L_salt <-rep(0,deltat) # salt mass drained


  
   timeincr= 1/deltat
   
  for (t in 2:length(Rain)){
    
    for (tt in 1:(deltat-1)) {
      
      h.old <- ifelse(tt==1,h[t-1],h_sub[tt])
      P.old <- ifelse(tt==1,P[t-1],P_sub[tt])
      M.old <- ifelse(tt==1,M[t-1],M_sub[tt])
      SmI.old <-ifelse(tt==1,SmI[t-1],SmI_sub[tt])
      CM.old <-ifelse(tt==1,CM[t-1],CM_sub[tt])
      Svir.old <-ifelse(tt==1,Svir[t-1],Svir_sub[tt])


  # Balance for water depth on soil
  h_sub[tt+1] <- h.old + ifelse(tt==9,(10*Rain[t]*0.25),0) +ifelse(tt==10,(10*Rain[t]*0.75),0)  
  
      #- Infil(h.old, P.old,par)*timeincr

  # Infiltration
  par$alpha_i <- ifelse(h_sub[tt+1]<soilpar$K_s*timeincr, 1,
                      (1-(h_sub[tt+1]-soilpar$K_s*timeincr)/h_sub[tt+1]))
  # Calculate infiltration and recalculate h_sub   
  I_sub[tt] <- Infil(h.old, P.old,par)*timeincr
  h_sub[tt+1] <- h_sub[tt+1] - I_sub[tt] 

# Now do all plant uptake and growth
# water uptake by plants: include infiltration in available water

      WU_sub[tt] <- WU(M=Svir.old,P.old,par)*timeincr 
      
      # growth rate
      Gr_sub[tt] <- Gr(M=Svir.old, P.old,par)*timeincr 
      # Mortality
      Mo_sub[tt]<- Mo(P.old,M=M.old, Svir=Svir.old, par)*timeincr
      # calculate plant biomass balance
      P_sub[tt + 1] <- P.old + Gr_sub[tt]- Mo_sub[tt] 

 # 1. Update soil moisture with infiltration
      M_sub[tt + 1] <- M.old + I_sub[tt] - WU_sub[tt]      
      
 # 2. calculate leaching and capillary rise amount
  flux_sub[tt+1]<-do.call(L_n,list(M=M_sub[tt+1],Z=Z,soilpar=soilpar,vegpar=vegpar))

# 3. final adjust soil moisture for leaching or capillary rise
 
   M_sub[tt + 1] <-  M_sub[tt + 1] + flux_sub[tt+1]*timeincr


# calculate saltbalance

# Salt leaching
    L_salt[tt+1] <- ifelse(flux_sub[tt+1]<0,
                           par$f*CM_sub[tt+1]*flux_sub[tt+1]*timeincr,0)
    # leaching of salt

# salt upflow
    U_salt[tt+1] <- ifelse(flux_sub[tt+1]>0, 
                           par$CM.gw*flux_sub[tt+1]*timeincr,0) 
    # rise of salt

# salt mass coming in with infiltration
      SmI_sub[tt+1]<- SmI.old + I_sub[tt]*par$ConcConst 

#salt mass in soil
     SmM_sub[tt+1] <- SmI_sub[tt+1] + U_salt[tt+1] - L_salt[tt+1]
# Calculate salt concentration in the soil
   CM_sub[tt+1]<- (SmM_sub[tt+1]/M_sub[tt+1])*(1/58.44) # 
    
# Virtual saturation (Shah et al., 2012), here in [mm] to be in the same unit as M
    Svir_sub[tt + 1]<-soilpar$n*vegpar$Zr*((soilpar$h1bar*10^-1)^(1/soilpar$b))*
                     ((soilpar$h1bar*10^-1)*(M_sub[tt + 1]/
                       (soilpar$n*vegpar$Zr))^(-soilpar$b)
                       +(3.6*CM_sub[tt + 1]))^(-1/soilpar$b)

    } 
  
# Aggregating the substep results to daily values.

    P[t] = P_sub[deltat]
    M[t] = M_sub[deltat]
    h[t] = h_sub[deltat]
    CM[t] = CM_sub[deltat]
    SmM[t] = SmM_sub[deltat] 
    SmI[t]=SmI_sub[deltat]
    In[t]= sum(I_sub)
    flux[t] = sum(flux_sub)
    Svir[t] = Svir_sub[deltat]

}


# Plotting
 
if (plotit==T) {  
  plot(M, type="l",ylim=c(-10,100),xlim=c(0,time),xlab=("time [d]"), main=paste(" lambda=", lambda[j],"alpha=", alpha[i]))
  points(Rain*10, type="h", col="skyblue")
   
    lines(h,type="l", col="blue")
    abline(h=0, col="Gray50",lwd=2,lty=2)

    lines(SmM,type="l", col="red")
    lines(CM,type="l", col="purple")
    lines(P/10,type="l", col="green")
    lines(flux,type="l", col="orange")
  
 
#  legend("topright", title="Variables",cex=1, pt.cex=0.2, c("Moisture [mm]","Rainfall [mm]*10","overland flow depth[mm] ","salt mass in soil water [g]", "salt concentration in soil water [g/l]", "Plant biomass density [g/m^2]/10"),
#          col=c("black","skyblue","blue","red","purple","green"),lty=1)
#  
}

Out <- data.frame(P=P,M=M,h=h, CM=CM, SmM=SmM, In=In, flux=flux, Svir=Svir)
return(Out)
}
## ---- chunk 38
alpha <- c(0.6,1.5) 
lambda <- c(0.1,1)

Store <- list()
sub_store <- list()
time <- 500
delta <- 0
set.seed(1000)
## ---- chunk 39
#source("Rainfall.R")


for (i in 1:length(alpha)) {
  
for (j in 1:length(lambda)) {
    # generate the rainfall
    Rain <- Precip(time,alpha[i],lambda[j],delta)
    Rainlist <- data.frame(Precip(time,alpha[i],lambda[j],delta)) 
    
    sub_store[[j]] <-data.frame(alpha_o=rep(alpha[i],time),
                                lambda_o=rep(lambda[j],time),
                                balances(Rain,plotit=T, par=par,
                                soilpar, vegpar))
  }
  Store[[i]] <- sub_store
}
## ---- chunk 40
lambda_sum_all <- do.call(rbind,do.call(rbind,Store))
lambda_sum_all$time <- rep(rep(1:time,length(lambda)),length(alpha))



## ---- chunk 41
art2P<- lambda_sum$P
art2M <-lambda_sum$M
art2SmM<-lambda_sum$SmM
art2CM<-lambda_sum$CM
## ---- chunk 42
summary(baseP) # Plant biomass base
summary(h1P) # Plant biomass exp 1
summary(h2P) # Plant biomass exp 2
summary(art1P) # Plant biomass exp 3
summary(art2P) # Plant biomass exp 4

summary(baseM) # soil moisture base 
summary(h1M) # soil moisture exp 1
summary(h2M) # soil moisture exp 2
summary(art1M) # soil moisture exp 2
summary(art2M) # soil moisture exp 2

summary(baseSmM) # soil salt mass base 
summary(h1SmM) # soil salt mass exp 1
summary(h2SmM) # soil salt mass exp 2
summary(art1SmM) # soil salt mass exp 3
summary(art2SmM) # soil salt mass exp 4

summary(baseCM) # soil salt concentration base
summary(h1CM) # soil salt concentration exp 1
summary(h2CM) # soil salt concentration exp 2
summary(art1CM) # soil salt concentration exp 3
summary(art2CM) # soil salt concentration exp 4

## ---- chunk 43
par(mfrow = c(2,2))
hist(baseP, breaks=10, main = 'Plant biomass Base')
hist(h1P, breaks=10, main = 'Plant biomass 1')
hist(h2P, breaks=10, main = 'Plant biomass 2')
hist(art1P, breaks=10, main = 'Plant biomass 3')
hist(art2P, breaks=10, main = 'Plant biomass 4')

hist(baseM, breaks=10,main="Soil moisture base")
hist(h1M, breaks=10,main="Soil moisture 1")
hist(h2M, breaks=10,main="Soil moisture 2")
hist(art1M, breaks=10,main="Soil moisture 3")
hist(art2M, breaks=10,main="Soil moisture 4")

hist(baseSmM, breaks=10,main="soil salt mass base")
hist(h1SmM, breaks=10,main="soil salt mass 1")
hist(h2SmM, breaks=10,main="soil salt mass 2")
hist(art1SmM, breaks=10,main="soil salt mass 3")
hist(art2SmM, breaks=10,main="soil salt mass 4")


hist(baseCM, breaks=10, main="Salt concentration in soil base")
hist(h1CM, breaks=10, main="Salt concentration in soil 1")
hist(h2CM, breaks=10, main="Salt concentration in soil 2")
hist(art1CM, breaks=10, main="Salt concentration in soil 3")
hist(art2CM, breaks=10, main="Salt concentration in soil 4")

## ---- chunk 44


wilcox.test(baseM,h1M) # soil moisture
wilcox.test(baseM,h2M) # soil moisture
wilcox.test(baseM,art1M) # soil moisture
wilcox.test(baseM,art2M) # soil moisture

wilcox.test(baseP,h1P) # plant biomass
wilcox.test(baseP,h2P) # plant biomass
wilcox.test(baseP,art1P) # plant biomass
wilcox.test(baseP,art2P) # plant biomass

wilcox.test(baseSmM,h1SmM) # soil salt mass
wilcox.test(baseSmM,h2SmM) # soil salt mass
wilcox.test(baseSmM,art2SmM) # soil salt mass
wilcox.test(baseSmM,art2SmM) # soil salt mass

wilcox.test(baseCM,h1CM) # soil salt concentration
wilcox.test(baseCM,h2CM) # soil salt concentration
wilcox.test(baseCM,art2CM) # soil salt concentration
wilcox.test(baseCM,art2CM) # soil salt concentration
